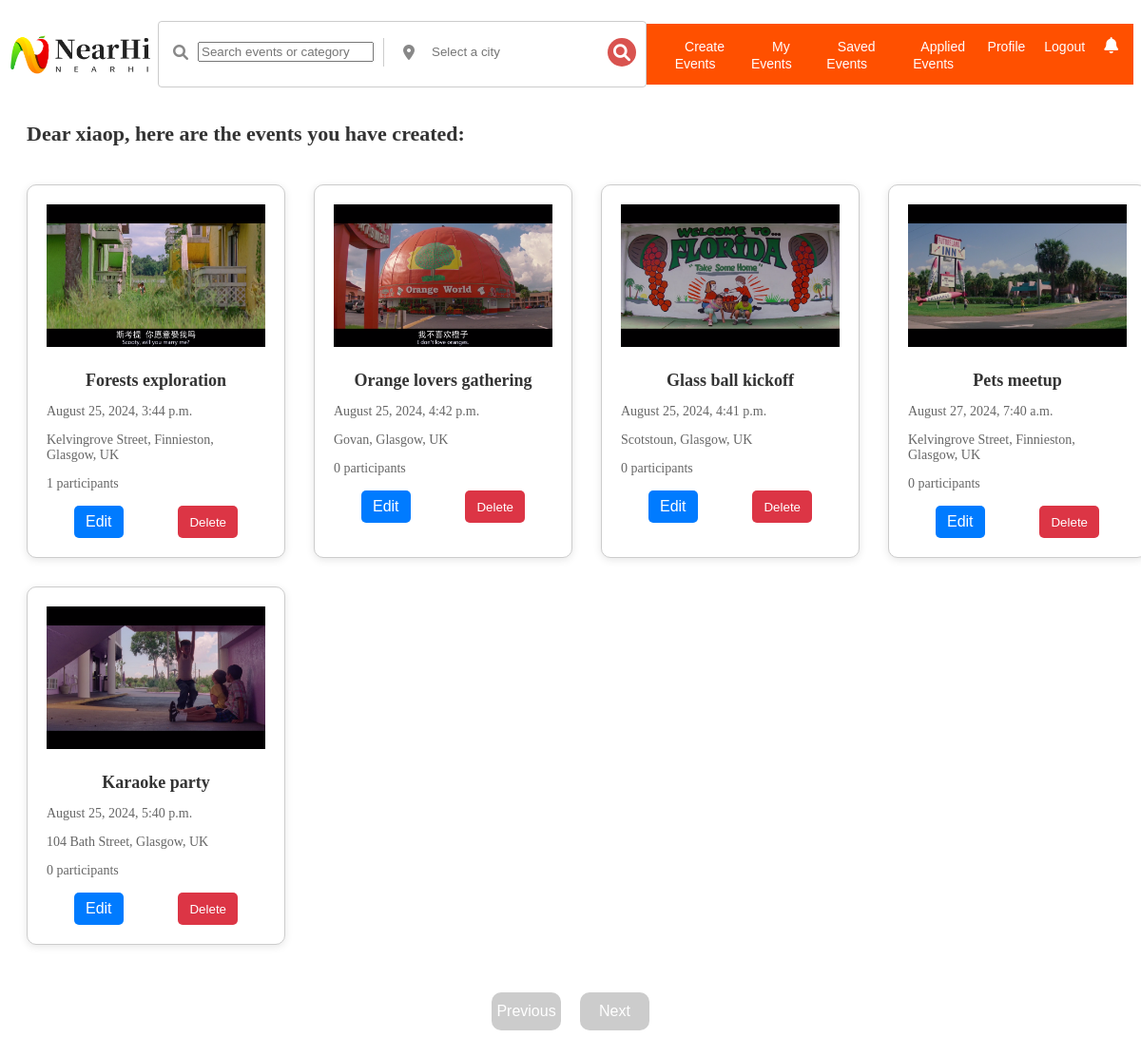
Screenshot of /my-events/ (signed in) with the database file from the repository.
### myapp/models.py (models this page shows, shortened)
class MyUser(AbstractUser):
    email = models.EmailField(unique=True)
    bio = models.TextField(blank=True, null=True)
    profile_picture = models.ImageField(upload_to='profile_pictures', default='profile_pictures/default_avatar.png', blank=True, null=True)
    city = models.CharField(max_length=100, null=True, blank=True)
    hobbies = models.CharField(max_length=255, blank=True)
    saved_events = models.ManyToManyField('Event', related_name='saved_by_users', blank=True)
    upcoming_events = models.ManyToManyField('Event', related_name='applied_by_users', blank=True)

class Event(models.Model):
    CATEGORY_CHOICES = [
        ('game', 'Game'),
        ('performance', 'Performance'),
        ('nature', 'Nature'),
        ('pet', 'Pet'),
        ('gourmet', 'Gourmet'),
        ('reading', 'Reading'),
        ('music', 'Music'),
    ]
    category = models.CharField(max_length=20, choices=CATEGORY_CHOICES)
    title = models.CharField(max_length=100)
    description = models.TextField(max_length=800)
    event_time = models.DateTimeField()
    location = models.CharField(max_length=255)
    image = models.ImageField(upload_to='event_images')
    created_by = models.ForeignKey(settings.AUTH_USER_MODEL, on_delete=models.CASCADE)
    created_at = models.DateTimeField(auto_now_add=True)
    fee = models.DecimalField(max_digits=8, decimal_places=2, default=0.00)
    max_participants = models.PositiveIntegerField(default=1)
    current_participants = models.PositiveIntegerField(default=0, editable=False)
    def get_absolute_url(self):
        return reverse("event_detail", kwargs={"pk": self.pk})

### myapp/views.py (the view)
# urls.py: path('my-events/', views.my_events, name='my_events'),
@login_required(login_url='login')
def my_events(request):
    page_obj = paginate_events(request, Event.objects.filter(created_by=request.user).order_by('-created_at'))
    return render(request, 'myapp/my_events.html', {'page_obj': page_obj})

### myapp/views.py (called while the page is built)
def paginate_events(request, events_list, per_page=8):
    paginator = Paginator(events_list, per_page)
    page_number = request.GET.get('page')
    try:
        page_obj = paginator.get_page(page_number)
    except PageNotAnInteger:
        page_obj = paginator.page(1)  # if page not integer，show page 1
    except EmptyPage:
        page_obj = paginator.page(paginator.num_pages)  # if page out of range, show the last page
    return page_obj

### myapp/templates/myapp/my_events.html (shortened to what this page needs)
{% extends 'base_layout.html' %} {% load static %} {% block content %}
<p class="greeting-message">
  Dear {{ request.user.username }}, here are the events you have created:
</p>
{% block event_list %}
<div id="event-list-section" class="event-list">
  {% for event in page_obj %}
  <div class="event-card" id="event-card-{{ event.id }}">
    <a href="{{ event.get_absolute_url }}">
      <img src="{{ event.image.url }}" alt="{{ event.title }}" />
      <h3>{{ event.title }}</h3>
      <div class="desc">
        <p>{{ event.event_time|date:"F j, Y, g:i a" }}</p>
        <p>{{ event.location }}</p>
        <p>{{ event.current_participants }} participants</p>
      </div>
    </a>
    <div class="event-actions">
      <a href="{% url 'edit_event' event.id %}" class="edit-action-btn">Edit</a>
      <button
        class="action-btn delete"
        data-action-type="delete-event"
        data-event-id="{{ event.id }}"
      >
        Delete
      </button>
    </div>
  </div>
  {% endfor %}
</div>
{% endblock event_list %} {% block pagination %} {{ block.super }} {% endblock pagination %}
{% endblock content %}

### myapp/static/css/global.css (style rules this page uses)
a:link,a:hover,a:visited { text-decoration: none; }
.event-list { display: grid; grid-template-columns: repeat(4, 1fr); gap: 30px; padding: 20px; margin: 0 auto; max-width: 1200px; align-items: stretch; }
.event-card { background-color: white; border: 1px solid #ccc; padding: 20px; text-align: center; box-shadow: 0px 2px 8px rgba(0, 0, 0, 0.1); transition: transform 0.3s, box-shadow 0.3s; width: 230px; border-radius:10px; }
.event-card img { width: 100%; height: 150px; object-fit: cover; margin-bottom: 15px; background-color: #f0f0f0; }
.event-card img::before { content: ''; display: block; width: 100%; height: 100%; background-image: url('../images/loading-spinner.gif'); background-repeat: no-repeat; background-position: center; }
.event-card h3 { margin: 10px 0; font-size: 18px; color: #333; }
.event-card p { color: #666; font-size: 14px; }
.event-card .desc { text-align: left; }
.event-actions { display: flex; justify-content: space-around; margin-top: 15px; }
.event-actions .edit-action-btn { background-color: #007bff; color: white; padding: 8px 12px; border: none; border-radius: 5px; cursor: pointer; transition: background-color 0.3s; font-family: "Arial"; }
button { cursor: pointer; }
.action-btn.delete { background: #dc3545; border: none; color: #fff; border-radius: 5px; padding: 8px 12px; transition: background-color 0.3s; }
.greeting-message { font-size: 22px; color: #333; margin-bottom: 20px; text-align: left; padding-left: 20px; font-weight: bold; }

### rows the page displays
MyUser: user.username "xiaop"
Event: image (picture), title "Forests exploration", event_time "August 25, 2024, 3:44 p.m.", location "Kelvingrove Street, Finnieston, Glasgow, UK", current_participants "1"
Event: image (picture), title "Orange lovers gathering", event_time "August 25, 2024, 4:42 p.m.", location "Govan, Glasgow, UK", current_participants "0"
Event: image (picture), title "Glass ball kickoff", event_time "August 25, 2024, 4:41 p.m.", location "Scotstoun, Glasgow, UK", current_participants "0"
Event: image (picture), title "Pets meetup", event_time "August 27, 2024, 7:40 a.m.", location "Kelvingrove Street, Finnieston, Glasgow, UK", current_participants "0"
Event: image (picture), title "Karaoke party", event_time "August 25, 2024, 5:40 p.m.", location "104 Bath Street, Glasgow, UK", current_participants "0"
